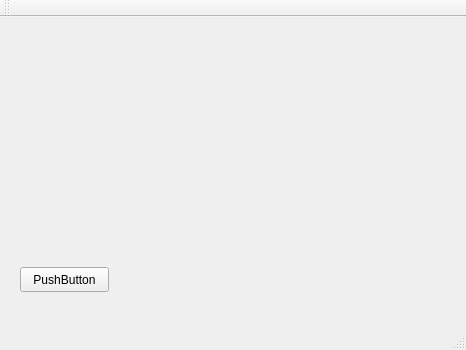
<?xml version="1.0" encoding="UTF-8"?>
<ui version="4.0">
 <class>MainWindow</class>
 <widget class="QMainWindow" name="MainWindow">
  <property name="geometry">
   <rect>
    <x>0</x>
    <y>0</y>
    <width>466</width>
    <height>350</height>
   </rect>
  </property>
  <property name="windowTitle">
   <string>MainWindow</string>
  </property>
  <widget class="QWidget" name="centralWidget">
   <widget class="QPushButton" name="pushButton">
    <property name="geometry">
     <rect>
      <x>20</x>
      <y>250</y>
      <width>89</width>
      <height>25</height>
     </rect>
    </property>
    <property name="text">
     <string>PushButton</string>
    </property>
   </widget>
  </widget>
  <widget class="QMenuBar" name="menuBar">
   <property name="geometry">
    <rect>
     <x>0</x>
     <y>0</y>
     <width>466</width>
     <height>22</height>
    </rect>
   </property>
  </widget>
  <widget class="QToolBar" name="mainToolBar">
   <attribute name="toolBarArea">
    <enum>TopToolBarArea</enum>
   </attribute>
   <attribute name="toolBarBreak">
    <bool>false</bool>
   </attribute>
  </widget>
  <widget class="QStatusBar" name="statusBar"/>
 </widget>
 <layoutdefault spacing="6" margin="11"/>
 <resources/>
 <connections/>
</ui>
